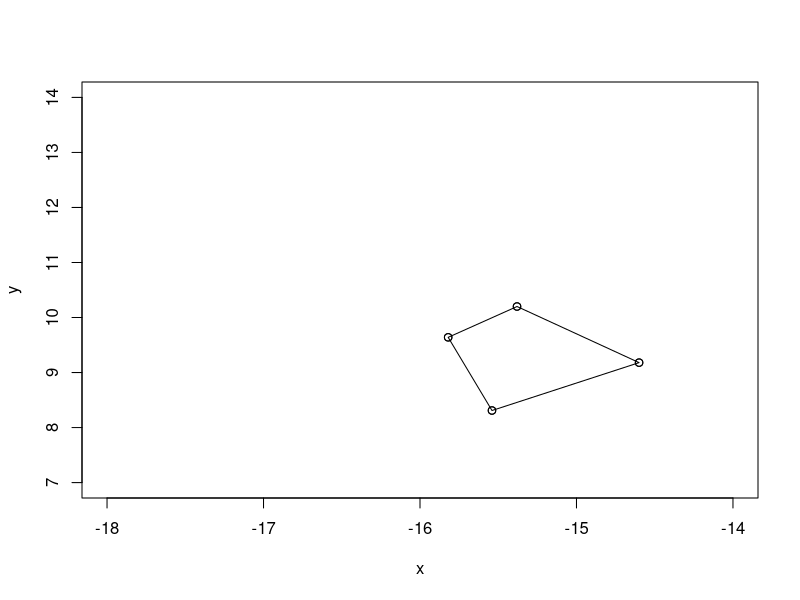
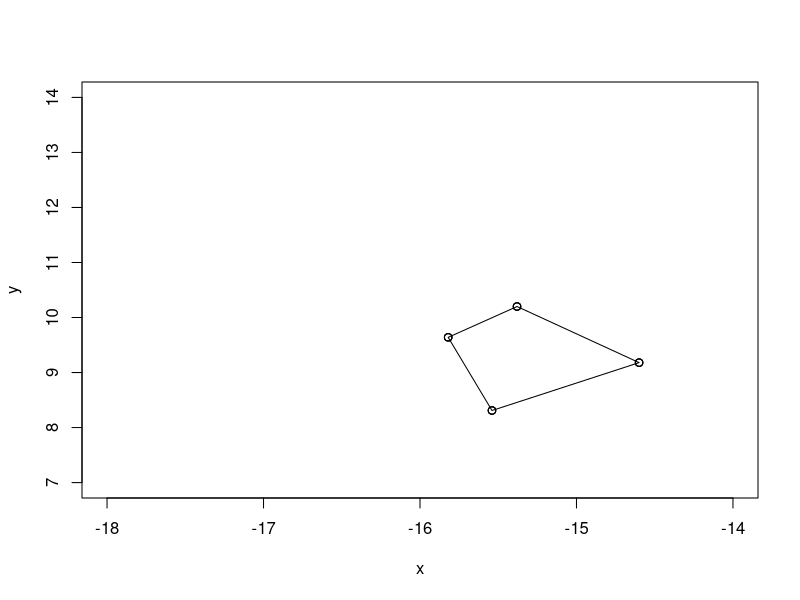
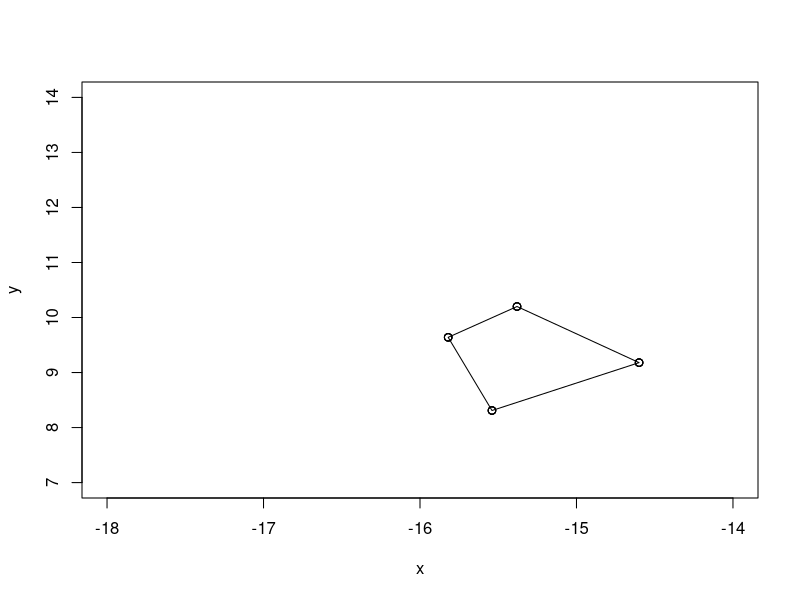
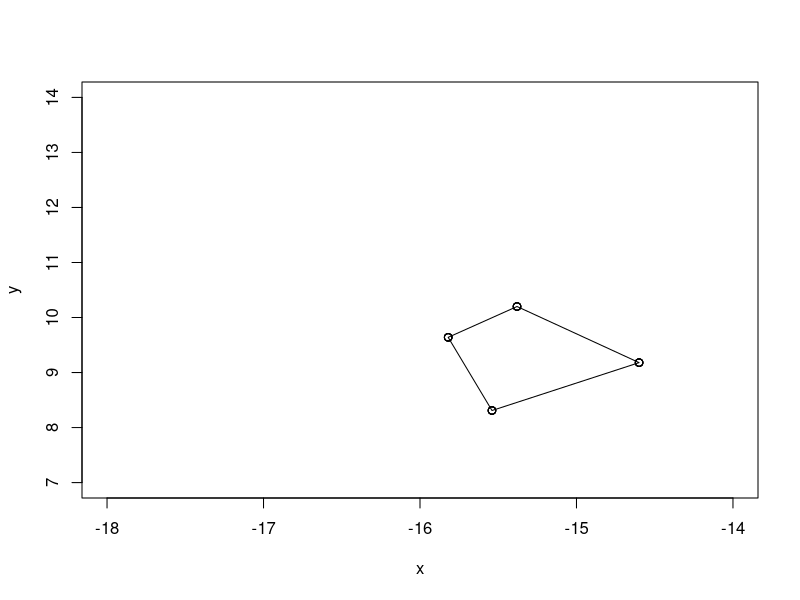

These charts were generated, in order, by the following R code:
datostiburones = read.csv("shark1.csv")
vectorx=datostiburones$d13C
vectory=datostiburones$d15N



x = vectorx
y = vectory
for (age in 1:4) {
    x = c(x, vectorx)
    y = c(y, vectory)
    tiempo = paste("Age", age)
    png(paste("demo_", age, ".png", sep=""))
    plot(x, y, xlim = c(-18, -14), ylim = c(7, 14))
    lines(x, y)
    graphics.off()
}

